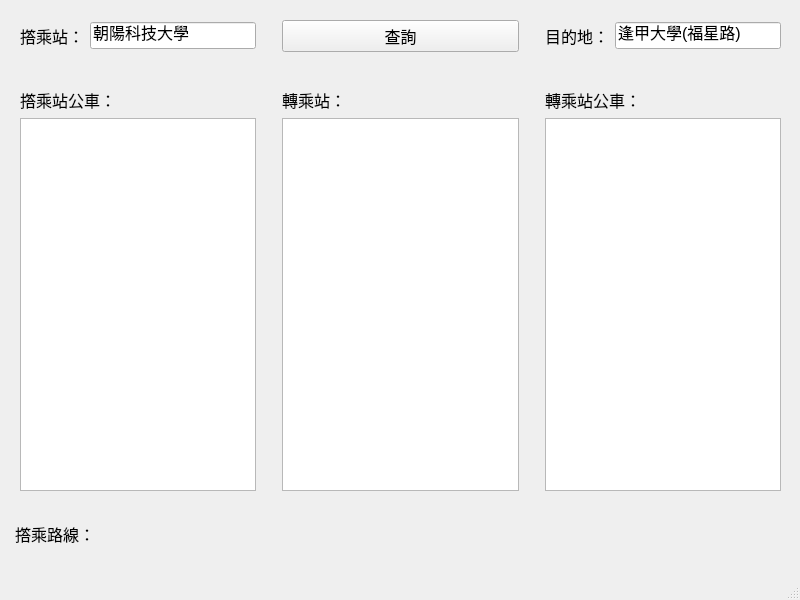
<?xml version="1.0" encoding="UTF-8"?>
<ui version="4.0">
 <class>takeGUI</class>
 <widget class="QMainWindow" name="takeGUI">
  <property name="geometry">
   <rect>
    <x>0</x>
    <y>0</y>
    <width>800</width>
    <height>600</height>
   </rect>
  </property>
  <property name="windowTitle">
   <string>臺中市公車轉乘系統</string>
  </property>
  <widget class="QWidget" name="centralwidget">
   <widget class="QWidget" name="verticalLayoutWidget">
    <property name="geometry">
     <rect>
      <x>0</x>
      <y>0</y>
      <width>801</width>
      <height>561</height>
     </rect>
    </property>
    <property name="font">
     <font>
      <pointsize>12</pointsize>
     </font>
    </property>
    <layout class="QVBoxLayout" name="mainLayout" stretch="0,1,0">
     <property name="leftMargin">
      <number>5</number>
     </property>
     <property name="topMargin">
      <number>5</number>
     </property>
     <property name="rightMargin">
      <number>5</number>
     </property>
     <property name="bottomMargin">
      <number>5</number>
     </property>
     <item>
      <layout class="QHBoxLayout" name="searchStopLayout" stretch="1,1,1">
       <property name="leftMargin">
        <number>5</number>
       </property>
       <property name="topMargin">
        <number>5</number>
       </property>
       <property name="rightMargin">
        <number>5</number>
       </property>
       <property name="bottomMargin">
        <number>5</number>
       </property>
       <item>
        <layout class="QHBoxLayout" name="takeStopLayout">
         <property name="leftMargin">
          <number>10</number>
         </property>
         <property name="topMargin">
          <number>10</number>
         </property>
         <property name="rightMargin">
          <number>10</number>
         </property>
         <property name="bottomMargin">
          <number>10</number>
         </property>
         <item>
          <widget class="QLabel" name="takeStopLabel">
           <property name="font">
            <font>
             <pointsize>12</pointsize>
            </font>
           </property>
           <property name="text">
            <string>撘乘站：</string>
           </property>
          </widget>
         </item>
         <item>
          <widget class="QLineEdit" name="takeStopLineEdit">
           <property name="font">
            <font>
             <pointsize>12</pointsize>
            </font>
           </property>
           <property name="text">
            <string>朝陽科技大學</string>
           </property>
          </widget>
         </item>
        </layout>
       </item>
       <item>
        <layout class="QHBoxLayout" name="btnLayout">
         <property name="leftMargin">
          <number>10</number>
         </property>
         <property name="topMargin">
          <number>10</number>
         </property>
         <property name="rightMargin">
          <number>10</number>
         </property>
         <property name="bottomMargin">
          <number>10</number>
         </property>
         <item>
          <widget class="QPushButton" name="searchButton">
           <property name="font">
            <font>
             <pointsize>12</pointsize>
            </font>
           </property>
           <property name="text">
            <string>查詢</string>
           </property>
          </widget>
         </item>
        </layout>
       </item>
       <item>
        <layout class="QHBoxLayout" name="desStopLayout">
         <property name="leftMargin">
          <number>10</number>
         </property>
         <property name="topMargin">
          <number>10</number>
         </property>
         <property name="rightMargin">
          <number>10</number>
         </property>
         <property name="bottomMargin">
          <number>10</number>
         </property>
         <item>
          <widget class="QLabel" name="desStopLabel">
           <property name="font">
            <font>
             <pointsize>12</pointsize>
            </font>
           </property>
           <property name="text">
            <string>目的地：</string>
           </property>
          </widget>
         </item>
         <item>
          <widget class="QLineEdit" name="desStopLineEdit">
           <property name="font">
            <font>
             <pointsize>12</pointsize>
            </font>
           </property>
           <property name="text">
            <string>逢甲大學(福星路)</string>
           </property>
          </widget>
         </item>
        </layout>
       </item>
      </layout>
     </item>
     <item>
      <layout class="QHBoxLayout" name="choicePathLayout" stretch="0,0,0">
       <property name="leftMargin">
        <number>5</number>
       </property>
       <property name="topMargin">
        <number>5</number>
       </property>
       <property name="rightMargin">
        <number>5</number>
       </property>
       <property name="bottomMargin">
        <number>5</number>
       </property>
       <item>
        <layout class="QVBoxLayout" name="takeBusLayout">
         <property name="leftMargin">
          <number>10</number>
         </property>
         <property name="topMargin">
          <number>10</number>
         </property>
         <property name="rightMargin">
          <number>10</number>
         </property>
         <property name="bottomMargin">
          <number>10</number>
         </property>
         <item>
          <widget class="QLabel" name="takeBusLabel">
           <property name="font">
            <font>
             <pointsize>12</pointsize>
            </font>
           </property>
           <property name="text">
            <string>撘乘站公車：</string>
           </property>
          </widget>
         </item>
         <item>
          <widget class="QListWidget" name="takeBusList">
           <property name="font">
            <font>
             <pointsize>12</pointsize>
            </font>
           </property>
          </widget>
         </item>
        </layout>
       </item>
       <item>
        <layout class="QVBoxLayout" name="transferStopLayout">
         <property name="leftMargin">
          <number>10</number>
         </property>
         <property name="topMargin">
          <number>10</number>
         </property>
         <property name="rightMargin">
          <number>10</number>
         </property>
         <property name="bottomMargin">
          <number>10</number>
         </property>
         <item>
          <widget class="QLabel" name="transferStopLabel">
           <property name="font">
            <font>
             <pointsize>12</pointsize>
            </font>
           </property>
           <property name="text">
            <string>轉乘站：</string>
           </property>
          </widget>
         </item>
         <item>
          <widget class="QListWidget" name="transferStopList">
           <property name="font">
            <font>
             <pointsize>12</pointsize>
            </font>
           </property>
          </widget>
         </item>
        </layout>
       </item>
       <item>
        <layout class="QVBoxLayout" name="transferBusLayout">
         <property name="leftMargin">
          <number>10</number>
         </property>
         <property name="topMargin">
          <number>10</number>
         </property>
         <property name="rightMargin">
          <number>10</number>
         </property>
         <property name="bottomMargin">
          <number>10</number>
         </property>
         <item>
          <widget class="QLabel" name="transferBusLabel">
           <property name="font">
            <font>
             <pointsize>12</pointsize>
            </font>
           </property>
           <property name="text">
            <string>轉乘站公車：</string>
           </property>
          </widget>
         </item>
         <item>
          <widget class="QListWidget" name="transferBusList"/>
         </item>
        </layout>
       </item>
      </layout>
     </item>
     <item>
      <layout class="QVBoxLayout" name="pathResultLayout">
       <property name="leftMargin">
        <number>10</number>
       </property>
       <property name="topMargin">
        <number>10</number>
       </property>
       <property name="rightMargin">
        <number>10</number>
       </property>
       <property name="bottomMargin">
        <number>10</number>
       </property>
       <item>
        <widget class="QLabel" name="pathResultLabel">
         <property name="text">
          <string>撘乘路線：</string>
         </property>
        </widget>
       </item>
      </layout>
     </item>
    </layout>
   </widget>
  </widget>
  <widget class="QMenuBar" name="menubar">
   <property name="geometry">
    <rect>
     <x>0</x>
     <y>0</y>
     <width>800</width>
     <height>21</height>
    </rect>
   </property>
  </widget>
  <widget class="QStatusBar" name="statusbar"/>
 </widget>
 <resources/>
 <connections/>
</ui>
